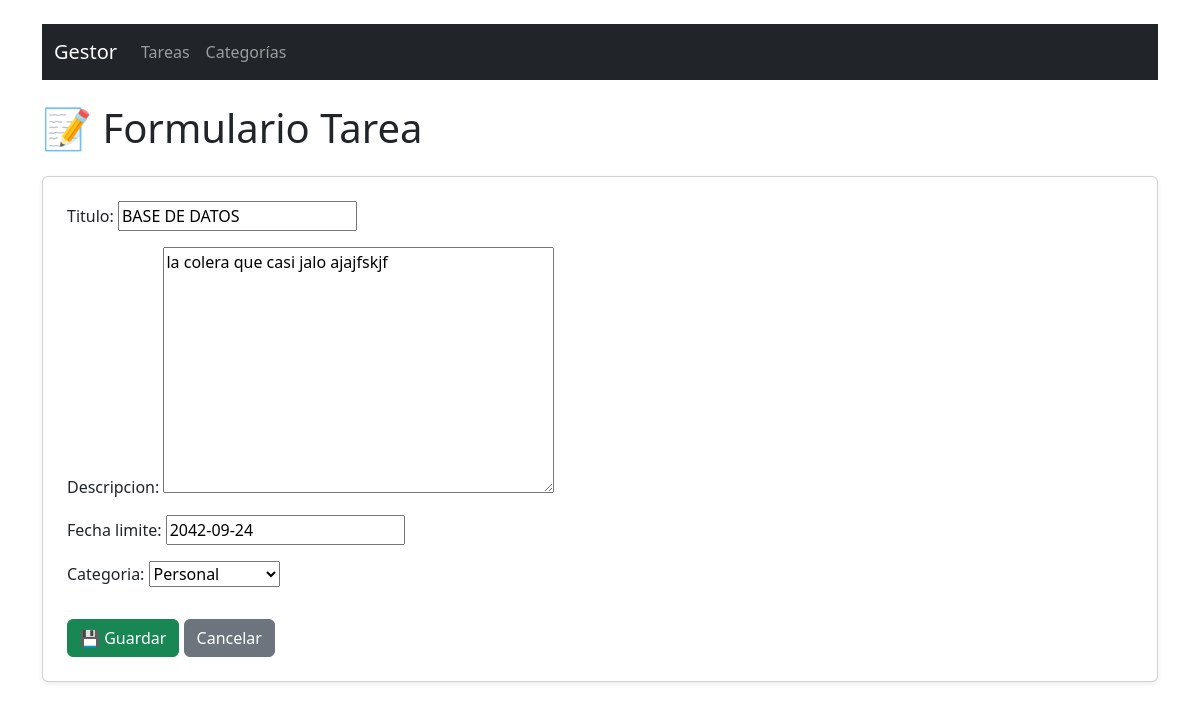
/tareas/5/editar/, run on the app's committed database.
### gestor/models.py (models this page shows, shortened)
class Tarea(models.Model):
    titulo = models.CharField(max_length=100)
    descripcion = models.TextField()
    fecha_limite = models.DateField()
    categoria = models.ForeignKey(Categoria, on_delete=models.CASCADE, related_name="tareas")

### gestor/views.py (the view)
# urls.py: path('tareas/<int:id>/editar/', views.editar_tarea, name='editar_tarea'),
def editar_tarea(request, id):
    tarea = get_object_or_404(Tarea, id=id)
    if request.method == 'POST':
        form = TareaForm(request.POST, instance=tarea)
        if form.is_valid():
            form.save()
            return redirect('lista_tareas')
    else:
        form = TareaForm(instance=tarea)
    return render(request, 'tareas/form_tarea.html', {'form': form})

### gestor/forms.py
class TareaForm(forms.ModelForm):
    class Meta:
        model = Tarea
        fields = ['titulo', 'descripcion', 'fecha_limite', 'categoria']

### gestor/models.py (called while the page is built)
    def __str__(self):
        return self.nombre

### gestor/templates/tareas/form_tarea.html (shortened to what this page needs)
{% extends "base.html" %}
{% block content %}
<h1 class="mb-4">📝 Formulario Tarea</h1>
<form method="POST" class="card p-4 shadow-sm">
  {{ form.as_p }}
  <div class="mt-3">
    <button type="submit" class="btn btn-success">💾 Guardar</button>
    <a href="{% url 'lista_tareas' %}" class="btn btn-secondary">Cancelar</a>
  </div>
</form>
{% endblock %}

### data on the page
Tarea: titulo "BASE DE DATOS", descripcion "la colera que casi jalo ajajfskjf", fecha_limite "2042-09-24", categoria "Personal"
